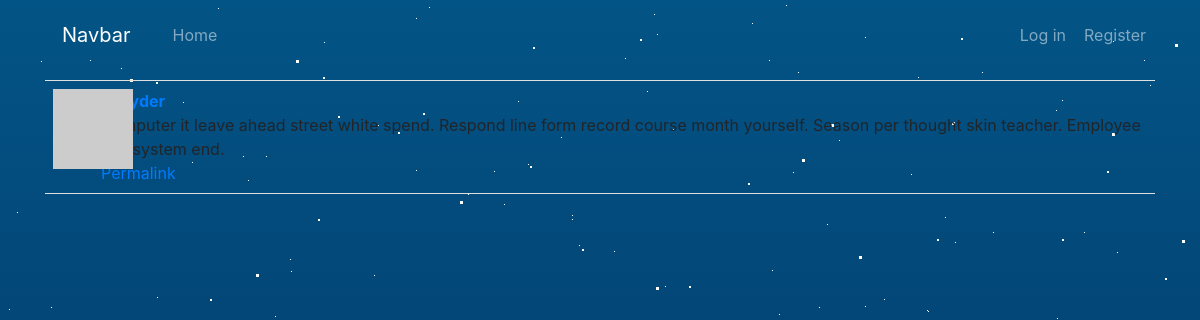
Screenshot of /post/3 with the database file from the repository.
### app/models.py (models this page shows, shortened)
class Post(db.Model):
    __tablename__ = 'posts'
    id = db.Column(db.Integer, primary_key=True)
    body = db.Column(db.Text)
    author_id = db.Column(db.Integer, db.ForeignKey('users.id'))
    body_html = db.Column(db.Text)

class User(UserMixin, db.Model):
    __tablename__ = 'users'
    id = db.Column(db.Integer, primary_key=True)
    email = db.Column(db.String(64), unique=True, index=True)
    username = db.Column(db.String(64), unique=True, index=True)
    password_hash = db.Column(db.String(128))
    role_id = db.Column(db.Integer, db.ForeignKey('roles.id'))
    name = db.Column(db.String(64))
    location = db.Column(db.String(64))
    about_me = db.Column(db.Text())
    avatar_hash = db.Column(db.String(32))
    posts = db.relationship('Post', backref='author', lazy='dynamic')
    followed = db.relationship('Follow',\
                                foreign_keys=[Follow.follower_id],
                                backref=db.backref('follower', lazy='joined'),
                                lazy='dynamic',
                                cascade='all, delete-orphan')
    followers = db.relationship('Follow',
                                foreign_keys=[Follow.followed_id],
                                backref=db.backref('followed', lazy='joined'),
                                lazy='dynamic',
                                cascade='all, delete-orphan')
    def gravatar(self, size=100, default='identicon', rating='g'):
        url = 'https://secure.gravatar.com/avatar'
        hash = self.avatar_hash or self.gravatar_hash()
        return '{url}/{hash}?s={size}&d={default}&r={rating}'.format(url=url, hash=hash, size=size, default=default, rating=rating)
    @property
    def password(self):
        raise AttributeError('password is not a readable attribute')

### app/main/views.py (the view)
@main.route('/post/<int:id>')
def post(id):
    post = Post.query.get_or_404(id)
    return render_template('post.html', posts=[post])

### app/auth/views.py (called while the page is built)
@auth.before_app_request
def before_request():
    if current_user.is_authenticated:
        current_user.ping()

### app/main/__init__.py (called while the page is built)
@main.app_context_processor
def inject_permission():
    return dict(Permission=Permission)

### app/templates/post.html (shortened to what this page needs)
{% extends "base.html" %}
{% block page_content %}
{% include "_posts.html" %}
{% endblock %}

### app/templates/_posts.html (shortened to what this page needs)
<div class="container">
    <ul class="posts">
        {% for post in posts %}
        <li class="post">
            <div class="post-thumbnail">
                <a href="{{ url_for('.user', username=post.author.username) }}">
                    <img class="img-rounded profile-thumbnail" src="{{ post.author.gravatar(size=39) }}">
                </a>
            </div>
            <div class="post-content">
                <div class="post-author"><a href="{{ url_for('.user', username=post.author.username) }}">{{ post.author.username }}</a></div>
                <div class="post-body">
                    {% if post.body_html %}
                        {{ post.body_html | safe }}
                    {% else %}
                        {{ post.body }}
                    {% endif %}
                </div>
                <div class="post-footer">
                    <a href="{{ url_for('main.post', id=post.id) }}">
                        <span class="label label-default">Permalink</span>
                    </a>
                </div>
            </div>
        </li>
        {% endfor %}
    </ul>
</div>

### app/static/css/styles.css (style rules this page uses)
body { background: linear-gradient(#035486,#010029); overflow: hidden; }
.profile-thumbnail { position: absolute; }
ul.posts { list-style-type: none; padding: 0px; margin: 16px 0px 0px 0px; border-top: 1px solid #e0e0e0; }
ul.posts li.post { padding: 8px; border-bottom: 1px solid #e0e0e0; }
div.post-author { font-weight: bold; }
div.post-thumbnail { position: absolute; }
div.post-content { margin-left: 48px; min-height: 48px; }

### rows the page displays
Post: author.username "nsnyder", body "Computer it leave ahead street white spend. Respond line form record course month yourself. Season per thought skin teacher. Employee pull system end."
